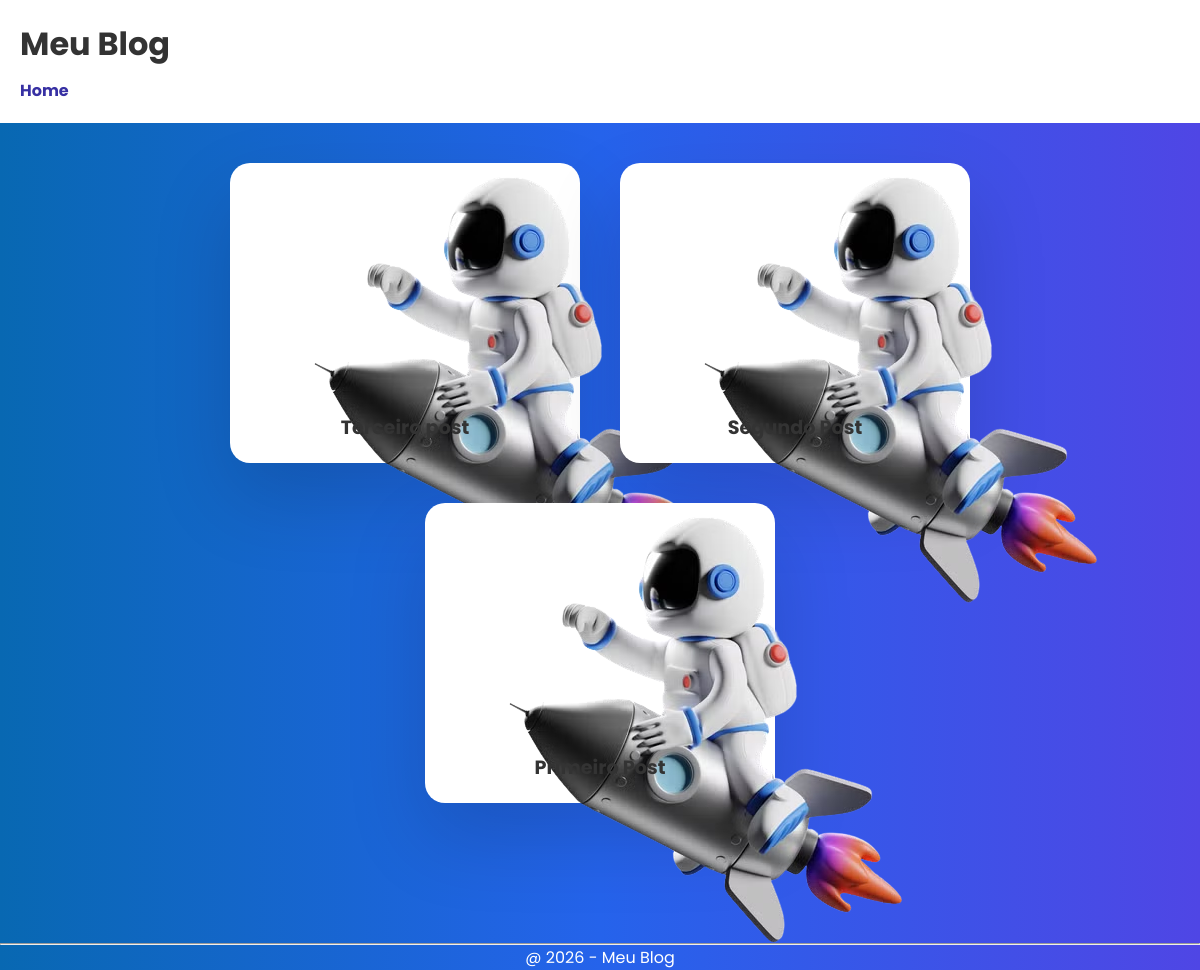
The app's page /, older data.
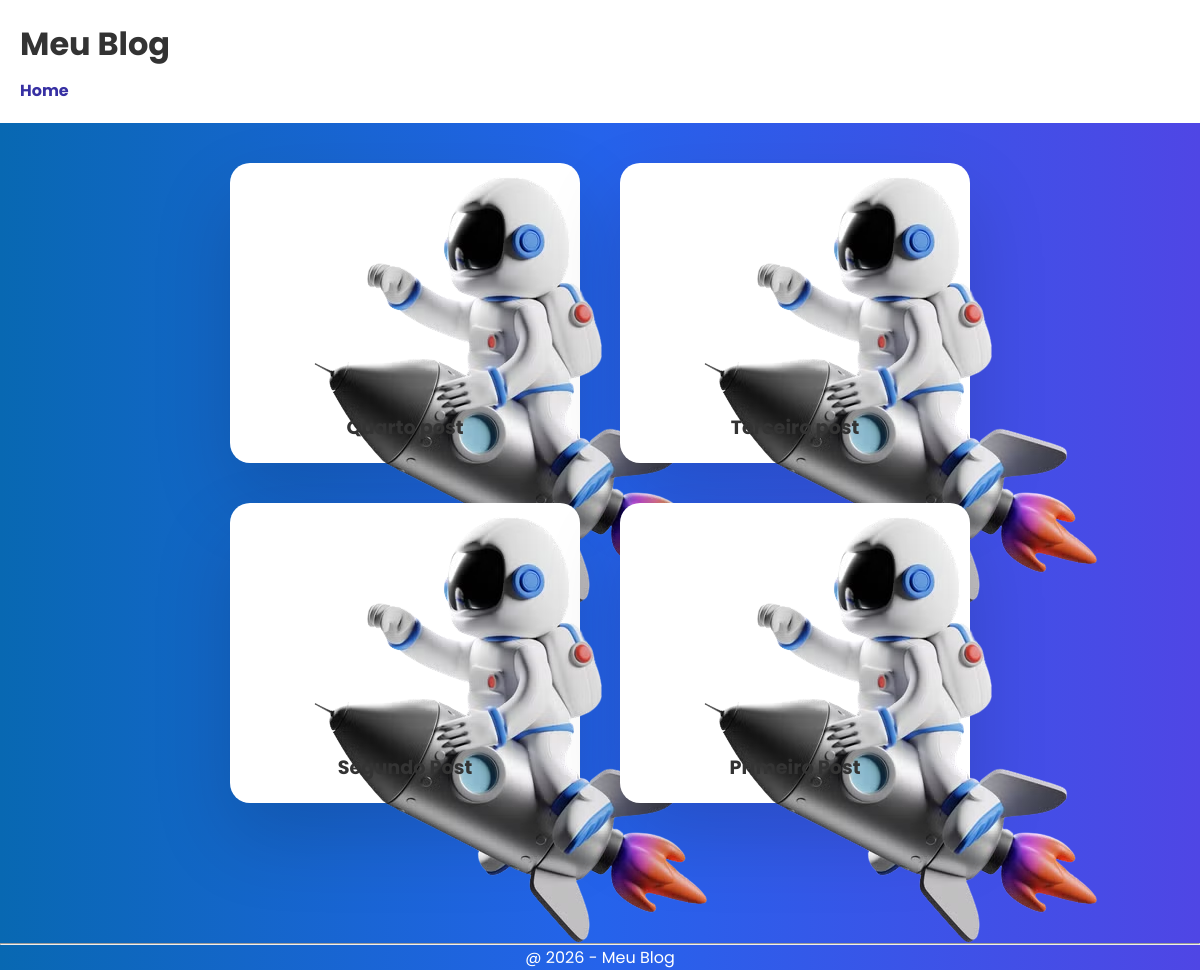
The same page, newer data.
### blog/models.py (models this page shows, shortened)
class Post(models.Model):
    titulo = models.CharField(max_length=200)
    slug = models.SlugField(unique=True, blank=True)
    resumo = models.CharField(max_length=200)
    conteudo = models.TextField()
    imagem = models.ImageField(upload_to='posts/', blank=True, null=True)
    data_criacao = models.DateTimeField(auto_now_add=True)

### blog/views.py (the view)
# urls.py: path('', views.home, name='home'),
def home(request):
    posts = Post.objects.all().order_by('-data_criacao')
    return render(request, 'blog/home.html', {'posts': posts})

### blog/templates/blog/home.html (shortened to what this page needs)
{% extends 'blog/base.html' %}
{% load static %}
{% block content %}
<div class="cards-container">
    {% for post in posts %}
    <div class="card">
        <div class="box-img">
            {% if post.iamgem %}
                <img src="{{ post.imagem.url }}" alt="{{ post.titulo }}">
            {% else %}
              <img src="{% static 'blog/img/image.png' %}" alt="{{ post.titulo  }}">
            {% endif %}
        </div>
        <div class="content">
            <h2>{{ post.titulo }}</h2>
        </div>
    </div>
 {% empty %}
    <p>Nenhum post encontrado.</p>
 {% endfor %}
 </div>
{% endblock %}

### blog/templates/blog/base.html (shortened to what this page needs)
{% load static %}
<!DOCTYPE html>
<html lang="pt-br">
<head>
    <link rel="stylesheet" href="{% static 'blog/css/style.css' %}">
</head>
<body>
    <header>
        <h1>Meu Blog</h1>
        <nav>
            <a href="{% url 'home' %}">Home</a>
        </nav>
    </header>
    <main>
        {% block content %}{% endblock %}
    </main>
    <footer>
        <p>@ 2026 - Meu Blog</p>
    </footer>
</body>
</html>

### blog/static/blog/css/style.css (style rules this page uses)
* { margin: 0; padding: 0; box-sizing: border-box; font-family: "Poppins", sans-serif; }
body { background: linear-gradient(90deg, #0868b2, #2563eb, #4f46e5); color: #333; }
header { background-color: #fff; padding: 20px; text-align: center; }
header h1 { margin-bottom: 10px; }
nav a { text-decoration: none; font-weight: bold; color: #3730a3; }
.cards-container { display: flex; flex-wrap: wrap; justify-content: center; gap: 40px; padding: 40px 20px; }
.card { display: flex; justify-content: center; width: 350px; height: 300px; position: relative; background: #fff; border-radius: 20px; box-shadow: 0px 35px 80px rgba(0, 0, 0, 0.15); transition: 0.5S; }
.card .box-img { position: absolute; width: 250px; top: 0; transition: 0.5s; }
.card .content { display: flex; flex-direction: column; gap: 18px; position: absolute; top: 250px; width: 100%; padding: 0 30px; text-align: center; height: 30px; overflow: hidden; transition: 0.5s; }
.card .content h2 { font-size: 1.2rem; }
footer { text-align: center; margin-top: 100px; color: #fff; }
@media (min-width: 768px) { main { max-width: 800px; margin: 0 auto; } }
@media (min-width: 768px) { header { text-align: left; } }
@media (min-width: 768px) { nav { margin-top: 0.5rem; } }

Row changes from the older to the newer data that the page shows:
added Post: titulo "Quarto post"
